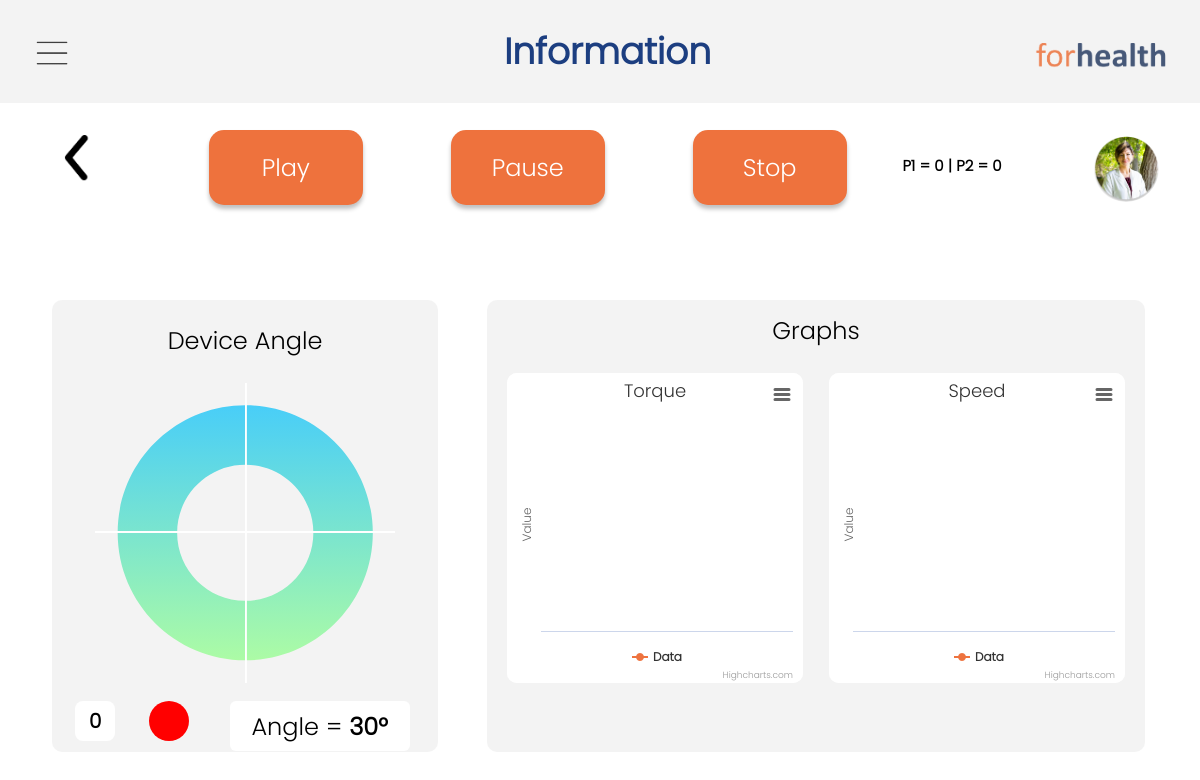
Page /information (signed in) on the earlier database version.
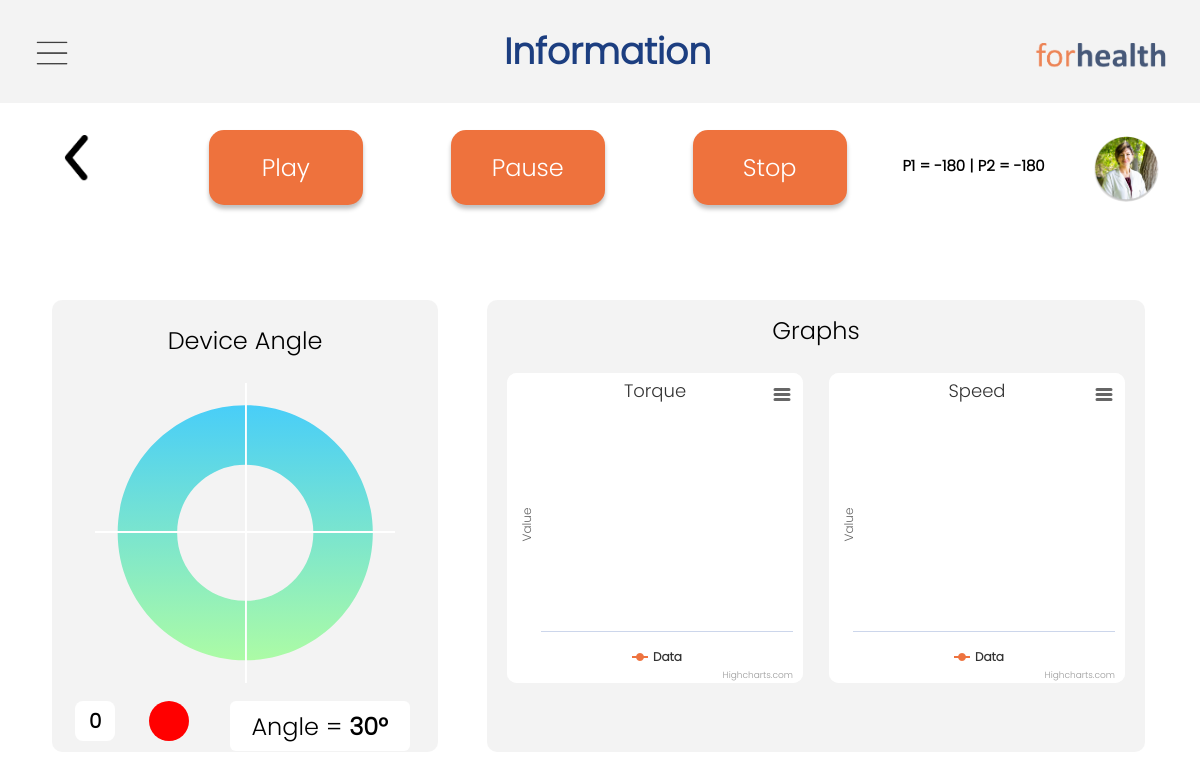
Same page on the later database version.
### tables this page shows
CREATE TABLE info1(name_user varchar(50),password_user varchar(50) ,email_user varchar(50) ,phone_user varchar(50) ,address_user varchar(50),uname varchar(50),uage varchar(50),uweight varchar(50),uheight varchar(50),selectbtn varchar(50),point1 int,point2 int,Resistance int,Rep int);

### main.py (the view)
@app.route('/information', methods=['GET', 'POST'])
def information():
    cursor.execute("select * from info1 WHERE name_user=(?)",
                       (session['username'],))
    dataform = cursor.fetchone()
    if dataform is not None:
        point1 = dataform["point1"]
        point2 = dataform["point2"]
        if session["username"] == session["username1"]:
            if dataform['selectbtn']=="Freedrive":
                return render_template("fourthpage.html",back="details",point1="0",point2="0")
            return render_template("fourthpage.html",back="select",point1=point1,point2=point2)
    else:
        return render_template("fourthpage.html")

### templates/fourthpage.html (shortened to what the changed rows need)
<!DOCTYPE html>
<html>
<head>
  <link rel="stylesheet" type="text/css" href="{{ url_for('static', filename='css/graphs.css') }}">
  <link rel="stylesheet" type="text/css" href="{{ url_for('static', filename='css/navbar.css') }}">
  <link rel="stylesheet" href="{{ url_for('static', filename='css/w3.css') }}">
  <link rel="stylesheet" href="{{ url_for('static', filename='css/input.css') }}">
</head>
<body>
  <link rel="stylesheet" href="{{ url_for('static', filename='css/myprofilenav.css') }}">
  <br>
  <div class="navbar"
    style="padding-top: 0.4%; padding-left:3%; padding-bottom: 6.6%; background-color: white; opacity: 100%;">
    <div style="float: left; width: 70%;">
      <div style=" position: absolute; margin-left: 50%; margin-top: 1.5%;">
        <p style="
        width: 156px;
        height: 36px;;
        font-family: Poppins;
        font-style: normal;
        font-weight: normal;
        font-size: 15px;
        line-height: 36px;
        margin-left: 60%;
        color: #000000;margin-top: 0%;" id="point12"><b>P1 = {{point1}} | P2 = {{point2}}</b></p>
      </div>
    </div>
  </div>
</body>
</html>

Differences in the rows shown:
now on this page (row edited): info1: point1 "-180", point2 "-180"
Other differences:
{{ point1 }}: "0" → (not shown)
{{ point2 }}: "0" → (not shown)
